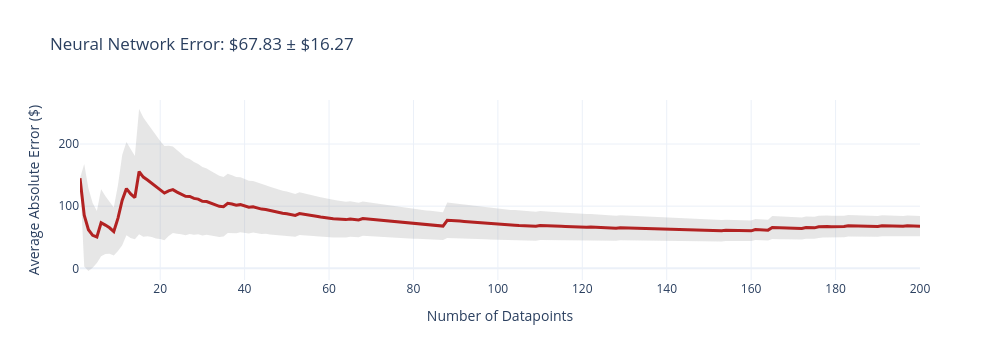
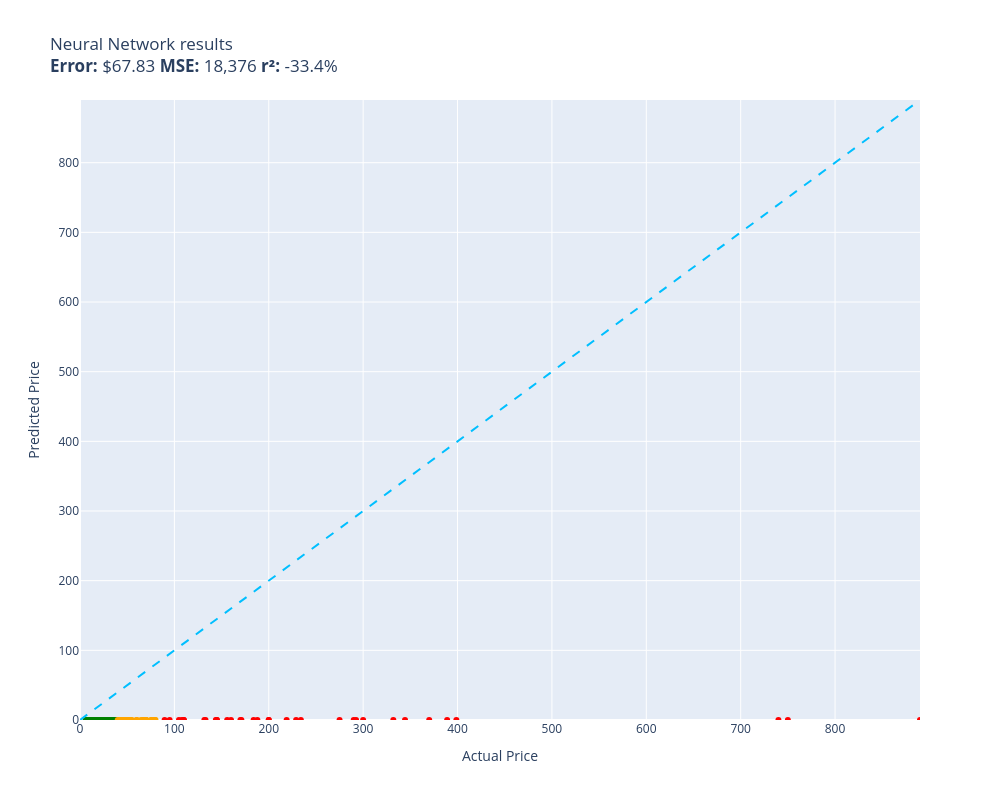

Notebook source saved alongside these figures, in order:
### Code cell
def neural_network(item: Item) -> float:
  model.eval()
  with torch.no_grad():
    # 1. Transform text summary to vector
    vector = vectorizer.transform([item.summary])
    # 2. Convert to FloatTensor
    tensor_in = torch.FloatTensor(vector.toarray())
    # 3. Predict price
    result = model(tensor_in)[0].item()
  # Clamp negative outputs to $0.00
  return max(0, result)


# Run evaluation on unseen test split
evaluate(neural_network, test)

### Figure 1 — Plotly figure (JSON) as saved in the notebook; plotly's stock layout.template omitted (floating-point values rounded to 4 significant figures; data arrays with more than 128 entries replaced by an {"elided": "..."} marker saying what was removed)
{"data": [{"fill": "toself", "fillcolor": "rgba(128,128,128,0.2)", "hoverinfo": "skip", "line": {"color": "rgba(255,255,255,0)"}, "name": "95% CI", "showlegend": false, "type": "scatter", "x": {"elided": "400 int values"}, "y": {"elided": "400 float values"}}, {"customdata": {"elided": "200x1 float values"}, "hovertemplate": "n=%{x}<br>Avg Error=$%{y:,.2f}<br>±95% CI=$%{customdata[0]:,.2f}<extra></extra>", "line": {"color": "firebrick", "width": 3}, "mode": "lines", "name": "Cumulative Avg Error", "type": "scatter", "x": {"elided": "200 int values"}, "y": {"elided": "200 float values"}}], "layout": {"height": 360, "showlegend": false, "title": {"text": "Neural Network Error: $67.83 ± $16.27"}, "width": 1000, "xaxis": {"title": {"text": "Number of Datapoints"}}, "yaxis": {"title": {"text": "Average Absolute Error ($)"}}}}

### Figure 2 — Plotly figure (JSON) as saved in the notebook; plotly's stock layout.template omitted (floating-point values rounded to 4 significant figures; data arrays with more than 128 entries replaced by an {"elided": "..."} marker saying what was removed)
{"data": [{"customdata": [["Vestil DHHT-500S Steel Hand Truck with D...\nGuess=$0.00 Actual=$144.96"], ["Texas Recreation Ultimate Swimming Foam ...\nGuess=$0.00 Actual=$187.94"], ["1\" PEXworx Oxygen-Barrier Radiant Heat P...\nGuess=$0.00 Actual=$275.00"], ["Dell Inspiron 5490-24 Inch All in One 10...\nGuess=$0.00 Actual=$398.76"], ["6805158 Hydraulic Quick Attach Cylinder ...\nGuess=$0.00 Actual=$331.99"], ["2021 Newest Dell Inspiron 14 7000 2-in-1...\nGuess=$0.00 Actual=$739.99"], ["XYZPrinting Da Vinci Mini Wireless 3D Pr...\nGuess=$0.00 Actual=$199.95"], ["Samsung Galaxy A10, Global 4G LTE GSM Fa...\nGuess=$0.00 Actual=$169.99"], ["150 Meter OM2 Multimode Duplex Fiber Opt...\nGuess=$0.00 Actual=$109.99"], ["myGEKOgear by Adesso Orbit 530 Full HD 1...\nGuess=$0.00 Actual=$94.93"], ["Marshall Stanmore II Bluetooth Speaker, ...\nGuess=$0.00 Actual=$292.50"], ["Barbie Limited Edition Collectibles Wedg...\nGuess=$0.00 Actual=$133.00"], ["Tram 1498-B 18-Foot Black CB Base Antenn...\nGuess=$0.00 Actual=$131.76"], ["1000ml New Lab Essential Oil Distillatio...\nGuess=$0.00 Actual=$234.00"], ["Jumanji Board Game Collector Replica\nGuess=$0.00 Actual=$145.00"], ["LILLIPUT 5d-ii/o/p Peaking Zebra Exposur...\nGuess=$0.00 Actual=$229.00"], ["Lenovo ThinkPad T490 14.0\" FHD (1920x108...\nGuess=$0.00 Actual=$889.99"], ["IOGEAR 2 Port DisplayPort 1.2 Multi-Moni...\nGuess=$0.00 Actual=$109.99"], ["PLNCT14 - Plantronics CT14 DECT 6.0 1.90...\nGuess=$0.00 Actual=$183.93"], ["Bandai Hobby MG 1/100 00 XN Raiser Gunda...\nGuess=$0.00 Actual=$104.84"], ["Lutema Y67-LMP-PI Toshiba Y67-LMP 725140...\nGuess=$0.00 Actual=$89.67"], ["Good Smile Fate/Grand Order Lancer/Satha...\nGuess=$0.00 Actual=$108.00"], ["XP-PEN Artist10 2nd Drawing Tablet with ...\nGuess=$0.00 Actual=$170.99"], ["Lenovo G27-20 27-inch Gaming Monitor, FH...\nGuess=$0.00 Actual=$155.95"], ["GoolRC WLtoys 124017 RC Car, 1:12 Scale ...\nGuess=$0.00 Actual=$159.99"], ["White Bounce House with Blower,Kids Boun...\nGuess=$0.00 Actual=$389.00"], ["HP Pavilion 17 Laptop, 17.3\" FHD IPS 100...\nGuess=$0.00 Actual=$749.99"], ["Sashco Log Builder Acrylic Latex Chinkin...\nGuess=$0.00 Actual=$344.37"], ["Bundle USCutter MH871 Vinyl Cutter - Sig...\nGuess=$0.00 Actual=$369.99"], ["pop mart Spongebob Square Pants Series 9...\nGuess=$0.00 Actual=$143.91"], ["Ergotech FDM-LIFT-2-WM Freedom Lift Sit ...\nGuess=$0.00 Actual=$200.01"], ["BESTPARTY Inflatable Kids Water Shark Sl...\nGuess=$0.00 Actual=$299.99"], ["FEELWORLD LUT6 6 Inch DSLR Camera Field ...\nGuess=$0.00 Actual=$289.99"], ["Nikon AF DX NIKKOR 10.5mm f/2.8G ED Fixe...\nGuess=$0.00 Actual=$218.95"]], "hovertemplate": "%{customdata[0]}<extra></extra>", "legendgroup": "red", "marker": {"color": "red", "size": 6, "symbol": "circle"}, "mode": "markers", "name": "red", "orientation": "v", "showlegend": true, "type": "scatter", "x": [145.0, 187.9, 275.0, 398.8, 332.0, 740.0, 199.9, 170.0, 110.0, 94.93, 292.5, 133.0, 131.8, 234.0, 145.0, 229.0, 890.0, 110.0, 183.9, 104.8, 89.67, 108.0, 171.0, 155.9, 160.0, 389.0, 750.0, 344.4, 370.0, 143.9, 200.0, 300.0, 290.0, 218.9], "xaxis": "x", "y": [0, 0, 0, 0, 0, 0, 0, 0, 0, 0, 0, 0, 0, 0, 0, 0, 0, 0, 0, 0, 0, 0, 0, 0, 0, 0, 0, 0, 0, 0, 0, 0, 0, 0], "yaxis": "y"}, {"customdata": {"elided": "131x1 str values"}, "hovertemplate": "%{customdata[0]}<extra></extra>", "legendgroup": "green", "marker": {"color": "green", "size": 6, "symbol": "circle"}, "mode": "markers", "name": "green", "orientation": "v", "showlegend": true, "type": "scatter", "x": {"elided": "131 float values"}, "xaxis": "x", "y": {"elided": "131 int values"}, "yaxis": "y"}, {"customdata": [["yAyusi Overhead Phone Mount with Portabl...\nGuess=$0.00 Actual=$46.99"], ["Artki POA-LMP136 Replacement Lamp with H...\nGuess=$0.00 Actual=$67.90"], ["CICATRICELL\nGuess=$0.00 Actual=$45.00"], ["Authentic 925 Silver Moments O Charm Car...\nGuess=$0.00 Actual=$40.00"], ["Tandy Leather Craftool� Corner Round Pun...\nGuess=$0.00 Actual=$49.99"], ["Plantronics 201853-01 DA90 USB Audio Pro...\nGuess=$0.00 Actual=$79.50"], ["SAMSUNG SmartThings Station, with Power ...\nGuess=$0.00 Actual=$79.99"], ["United Scientific WHST08 Brass Deluxe Sl...\nGuess=$0.00 Actual=$64.55"], ["Industrial Wall Phone with Dialpad & Wal...\nGuess=$0.00 Actual=$69.99"], ["Digital Wireless Transmission 4.3-inch R...\nGuess=$0.00 Actual=$48.99"], ["Seidio Dilex Case and Holster Combo with...\nGuess=$0.00 Actual=$46.15"], ["DASHAN Abstract Round Backdrop Cloth (No...\nGuess=$0.00 Actual=$43.99"], ["HDPE Plastic Sheet (5 Sheets) 12\" x 24\" ...\nGuess=$0.00 Actual=$54.99"], ["Hoshizaki 3A0172-01 Transformer\nGuess=$0.00 Actual=$67.02"], ["MEOPTEX 1.25\" Multiple 5-Position Filter...\nGuess=$0.00 Actual=$45.99"], ["C2G 28251 Flexima VGA + 3.5mm Audio Vide...\nGuess=$0.00 Actual=$45.00"], ["Knitting Machine,48 Needles Smart Knitti...\nGuess=$0.00 Actual=$59.99"], ["MATEIN Travel Backpack Airline Approved,...\nGuess=$0.00 Actual=$42.98"], ["NoTrax 621 Diamond Flex-Lok™ Solid Ergon...\nGuess=$0.00 Actual=$67.00"], ["MikroTik SXTsq 5 ac\nGuess=$0.00 Actual=$69.99"], ["14 Inch Laptop Bag for Women, Lightweigh...\nGuess=$0.00 Actual=$52.99"], ["Rubbermaid 2640 Brute Dolly Replacement ...\nGuess=$0.00 Actual=$49.99"], ["Dwyer® Magnehelic® Differential Pressure...\nGuess=$0.00 Actual=$76.11"], ["SUNNY & FUN 8pc Balance Beam Gymnastics ...\nGuess=$0.00 Actual=$41.99"], ["SoundBox 4 Gauge Amp Kit Amplifier Insta...\nGuess=$0.00 Actual=$51.95"], ["Western Digital Caviar Blue 320GB SATA/3...\nGuess=$0.00 Actual=$46.29"], ["ToyerBee Telescope, 70mm telescopes for ...\nGuess=$0.00 Actual=$69.99"], ["Trombetta 267635-A Pump Switch\nGuess=$0.00 Actual=$54.00"], ["Harris Communications BDVD198 ASL Litera...\nGuess=$0.00 Actual=$78.51"], ["Hobby Boss German Boxer MRAV Vehicle Mod...\nGuess=$0.00 Actual=$43.71"], ["House of Cribbage - 3 Track Continuous C...\nGuess=$0.00 Actual=$44.95"], ["TREAL SCX24 Rear Portal Axles Complete K...\nGuess=$0.00 Actual=$59.98"], ["Bandai Hobby The Origin Gun Cannon Mobil...\nGuess=$0.00 Actual=$75.00"], ["Joorniao Wireless Retro Game Console, Bu...\nGuess=$0.00 Actual=$42.99"], ["LETOUR Power Supply AC96V~130V Transform...\nGuess=$0.00 Actual=$45.59"]], "hovertemplate": "%{customdata[0]}<extra></extra>", "legendgroup": "orange", "marker": {"color": "orange", "size": 6, "symbol": "circle"}, "mode": "markers", "name": "orange", "orientation": "v", "showlegend": true, "type": "scatter", "x": [46.99, 67.9, 45.0, 40.0, 49.99, 79.5, 79.99, 64.55, 69.99, 48.99, 46.15, 43.99, 54.99, 67.02, 45.99, 45.0, 59.99, 42.98, 67.0, 69.99, 52.99, 49.99, 76.11, 41.99, 51.95, 46.29, 69.99, 54.0, 78.51, 43.71, 44.95, 59.98, 75.0, 42.99, 45.59], "xaxis": "x", "y": [0, 0, 0, 0, 0, 0, 0, 0, 0, 0, 0, 0, 0, 0, 0, 0, 0, 0, 0, 0, 0, 0, 0, 0, 0, 0, 0, 0, 0, 0, 0, 0, 0, 0, 0], "yaxis": "y"}, {"hoverinfo": "skip", "line": {"color": "deepskyblue", "dash": "dash", "width": 2}, "mode": "lines", "name": "y = x", "showlegend": false, "type": "scatter", "x": [0, 890.0], "y": [0, 890.0]}], "layout": {"height": 800, "legend": {"title": {"text": "color"}, "tracegroupgap": 0}, "showlegend": false, "title": {"text": "Neural Network results<br><b>Error:</b> $67.83 <b>MSE:</b> 18,376 <b>r²:</b> -33.4%"}, "width": 1000, "xaxis": {"anchor": "y", "domain": [0, 1], "range": [0, 890.0], "title": {"text": "Actual Price"}}, "yaxis": {"anchor": "x", "domain": [0, 1], "range": [0, 890.0], "title": {"text": "Predicted Price"}}}}
